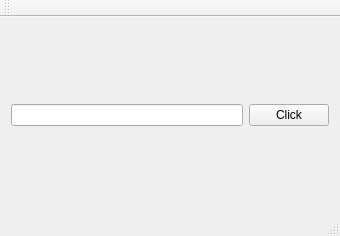
<?xml version="1.0" encoding="UTF-8"?>
<ui version="4.0">
 <class>MainWindow</class>
 <widget class="QMainWindow" name="MainWindow">
  <property name="geometry">
   <rect>
    <x>0</x>
    <y>0</y>
    <width>340</width>
    <height>236</height>
   </rect>
  </property>
  <property name="windowTitle">
   <string>MainWindow</string>
  </property>
  <widget class="QWidget" name="centralWidget">
   <layout class="QHBoxLayout" name="horizontalLayout">
    <item>
     <widget class="QLineEdit" name="lineEdit">
      <property name="echoMode">
       <enum>QLineEdit::Password</enum>
      </property>
     </widget>
    </item>
    <item>
     <widget class="QPushButton" name="pushButton">
      <property name="text">
       <string>Click</string>
      </property>
     </widget>
    </item>
   </layout>
  </widget>
  <widget class="QMenuBar" name="menuBar">
   <property name="geometry">
    <rect>
     <x>0</x>
     <y>0</y>
     <width>340</width>
     <height>21</height>
    </rect>
   </property>
  </widget>
  <widget class="QToolBar" name="mainToolBar">
   <attribute name="toolBarArea">
    <enum>TopToolBarArea</enum>
   </attribute>
   <attribute name="toolBarBreak">
    <bool>false</bool>
   </attribute>
  </widget>
  <widget class="QStatusBar" name="statusBar"/>
 </widget>
 <layoutdefault spacing="6" margin="11"/>
 <resources/>
 <connections/>
</ui>
